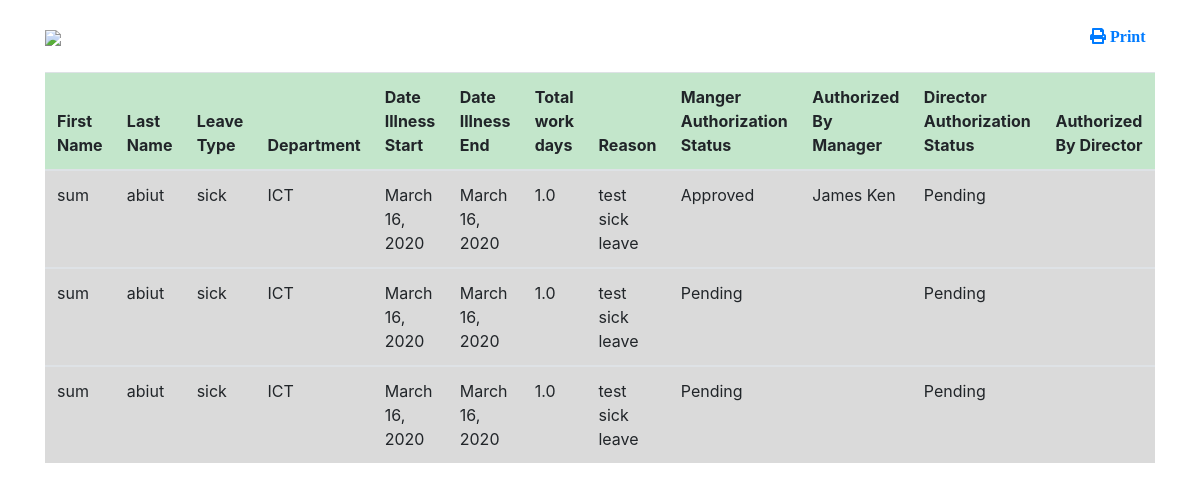
Before: /Sick_leave_report/ (signed in) with the older database file.
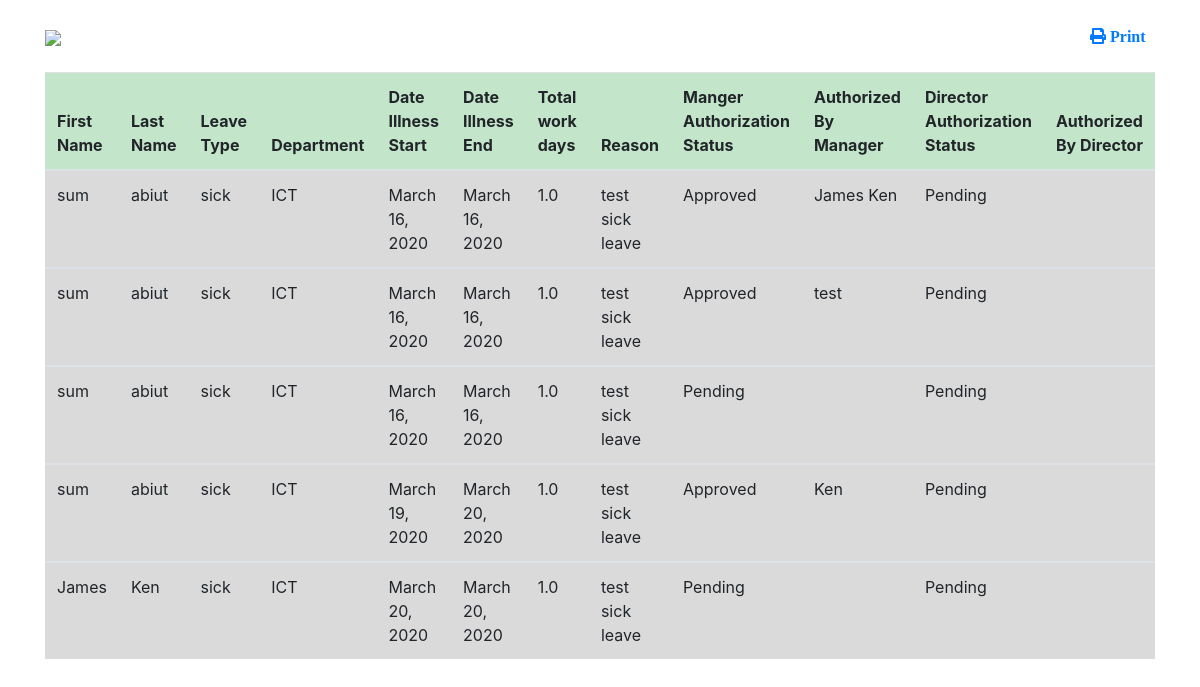
After: the same page with the newer database file.
### login/models.py (models this page shows, shortened)
class SickLeave(models.Model):
    user = models.ForeignKey(User, default='', on_delete=models.CASCADE)
    sick_leave_balances = models.ManyToManyField(Sick_leave_balance)
    leave = (
        ('sick', 'sick'),
    )
    Leave_type = models.CharField(max_length=100, choices=leave, blank=False, default='sick')
    dp = (
        ('Finance', 'Finance'),
        ('ICT', 'ICT'),
        ('Research', 'Research'),
        ('Marketing', 'Marketing'),
    )
    Todays_Date = models.DateField(null=True, blank=False)
    department = models.CharField(max_length=100, choices=dp, blank=False, )
    Date_illness_began = models.DateField(null=True, blank=False)
    Date_illness_end = models.DateField(null=True, blank=False)
    Total_working_days = models.FloatField(null=True, blank=False)
    Brief_explanation_of_illness = models.TextField(max_length=1000, null=True, blank=False)
    medical_certification = models.FileField(upload_to='medical_sick_sheet/pdf/')
    Aut = (
        ('Pending', 'Pending'),
        ('Approved', 'Approved'),
        ('Rejected', 'Rejected'),
    )
    Manager_Authorization_Status = models.CharField(max_length=100, choices=Aut, default='Pending', blank=False)
    Authorized_by_Manager = models.CharField(max_length=100, default='', blank=False)
    Authorised_Date = models.DateField(null=True, blank=False)
    DirAuth = (
        ('Pending', 'Pending'),
        ('Approved', 'Approved'),
        ('Rejected', 'Rejected'),
    )
    Director_Authorization_Status = models.CharField(max_length=100, choices=DirAuth, default='Pending', blank=False)
    Authorized_by_Director = models.CharField(max_length=100, default='', blank=False)
    Date_Authorized = models.DateField(null=True, blank=False)
    arc = (
        ('', ''),
        ('Archived', 'Archived'),
    )
    Archived = models.CharField(max_length=100, choices=arc, default='', blank=False)

### Hr_office/views.py (the view)
# urls.py: path(r'Sick_leave_report/', views.Sick_leave_report, name='Sick_leave_report'),
@login_required(login_url='home')
def Sick_leave_report(request):
    sick_leave_rpt = SickLeave.objects.all()
    return render(request, 'sick_leave_rpt.html', {'sick_leave_rpt': sick_leave_rpt})

### Hr_office/templates/sick_leave_rpt.html (shortened to what this page needs)
<!DOCTYPE html>
<html lang="en">
<head>
    <link rel="stylesheet" href="https://maxcdn.bootstrapcdn.com/bootstrap/4.0.0/css/bootstrap.min.css">
    <link rel="stylesheet" href="https://use.fontawesome.com/releases/v5.7.0/css/all.css">
</head>
<body>
<br>
<div class="container">
    <div class="row">
        <div class=" col-md-11">
            {% load  static %}
            <img src="{% static 'images/vfsc.jpeg' %}" />
        </div>
        <div class="col-md-1"><a href="javascript:window.print()"> <span class="pull-right"><i class="fas fa-print"> Print</i> </span></a></div>
    </div>
</div>
<br>
<div class="container">
    <table class="table ">
    <thead class="table-success">
      <tr>
        <th>First Name</th>
        <th>Last Name</th>
        <th>Leave Type</th>
        <th>Department</th>
        <th>Date Illness Start</th>
        <th>Date Illness End</th>
        <th>Total work days</th>
        <th>Reason</th>
          <th>Manger Authorization Status</th>
          <th>Authorized By Manager</th>
          <th>Director Authorization Status</th>
          <th>Authorized By Director</th>
      </tr>
    </thead>
    {%for leave in sick_leave_rpt%}
    <tbody>
      <tr class="table-active">
        <td>{{leave.user.first_name}}</td>
        <td>{{leave.user.last_name}}</td>
        <td>{{leave.Leave_type}}</td>
        <td>{{leave.department}}</td>
        <td>{{leave.Date_illness_began}}</td>
        <td>{{leave.Date_illness_end}}</td>
        <td>{{leave.Total_working_days}}</td>
        <td>{{leave.Brief_explanation_of_illness}}</td>
          <td>{{leave.Manager_Authorization_Status}}</td>
          <td>{{leave.Authorized_by_Manager}}</td>
          <td>{{leave.Director_Authorization_Status}}</td>
         <td>{{leave.Authorized_by_Director}}</td>
    </tbody>
    {%endfor%}
  </table>
</div>
</body>
</html>

Changed rows visible on the page:
changed SickLeave: Manager_Authorization_Status "Pending" → "Approved"; Authorized_by_Manager (not shown) → "test"
added SickLeave: user.first_name "sum", user.last_name "abiut", Leave_type "sick", department "ICT", Date_illness_began "March 19, 2020", Date_illness_end "March 20, 2020", Total_working_days "1.0", Brief_explanation_of_illness "test sick leave", Manager_Authorization_Status "Approved", Authorized_by_Manager "Ken", Director_Authorization_Status "Pending"
added SickLeave: user.first_name "James", user.last_name "Ken", Leave_type "sick", department "ICT", Date_illness_began "March 20, 2020", Date_illness_end "March 20, 2020", Total_working_days "1.0", Brief_explanation_of_illness "test sick leave", Manager_Authorization_Status "Pending", Director_Authorization_Status "Pending"
